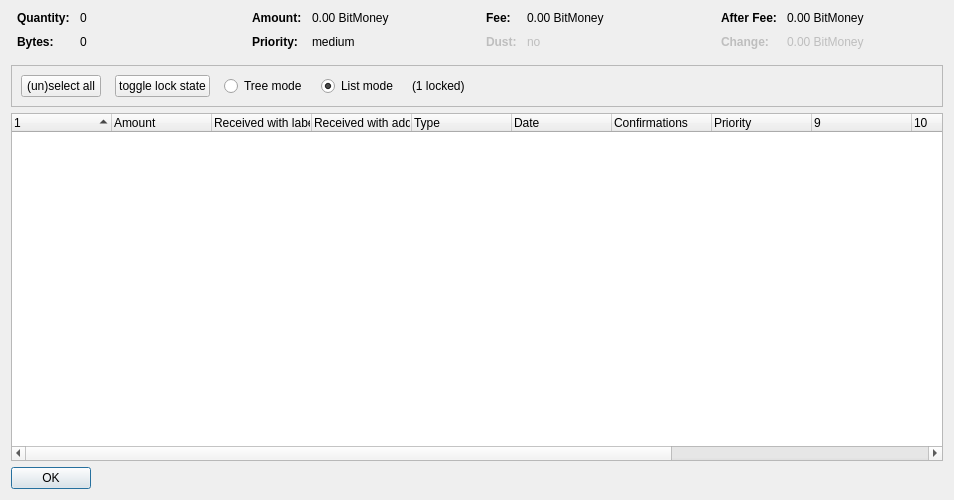
<?xml version="1.0" encoding="UTF-8"?>
<ui version="4.0">
 <class>CoinControlDialog</class>
 <widget class="QDialog" name="CoinControlDialog">
  <property name="geometry">
   <rect>
    <x>0</x>
    <y>0</y>
    <width>954</width>
    <height>500</height>
   </rect>
  </property>
  <property name="windowTitle">
   <string>Coin Selection</string>
  </property>
  <layout class="QVBoxLayout" name="verticalLayout">
   <item>
    <layout class="QHBoxLayout" name="horizontalLayoutTop" stretch="0,0,0,0">
     <property name="topMargin">
      <number>0</number>
     </property>
     <property name="bottomMargin">
      <number>10</number>
     </property>
     <item>
      <layout class="QFormLayout" name="formLayoutCoinControl1">
       <property name="horizontalSpacing">
        <number>10</number>
       </property>
       <property name="verticalSpacing">
        <number>10</number>
       </property>
       <property name="leftMargin">
        <number>6</number>
       </property>
       <property name="rightMargin">
        <number>6</number>
       </property>
       <item row="0" column="0">
        <widget class="QLabel" name="labelCoinControlQuantityText">
         <property name="font">
          <font>
           <weight>75</weight>
           <bold>true</bold>
          </font>
         </property>
         <property name="text">
          <string>Quantity:</string>
         </property>
        </widget>
       </item>
       <item row="0" column="1">
        <widget class="QLabel" name="labelCoinControlQuantity">
         <property name="cursor">
          <cursorShape>IBeamCursor</cursorShape>
         </property>
         <property name="contextMenuPolicy">
          <enum>Qt::ActionsContextMenu</enum>
         </property>
         <property name="text">
          <string notr="true">0</string>
         </property>
         <property name="textInteractionFlags">
          <set>Qt::LinksAccessibleByMouse|Qt::TextSelectableByKeyboard|Qt::TextSelectableByMouse</set>
         </property>
        </widget>
       </item>
       <item row="1" column="0">
        <widget class="QLabel" name="labelCoinControlBytesText">
         <property name="font">
          <font>
           <weight>75</weight>
           <bold>true</bold>
          </font>
         </property>
         <property name="text">
          <string>Bytes:</string>
         </property>
        </widget>
       </item>
       <item row="1" column="1">
        <widget class="QLabel" name="labelCoinControlBytes">
         <property name="cursor">
          <cursorShape>IBeamCursor</cursorShape>
         </property>
         <property name="contextMenuPolicy">
          <enum>Qt::ActionsContextMenu</enum>
         </property>
         <property name="text">
          <string notr="true">0</string>
         </property>
         <property name="textInteractionFlags">
          <set>Qt::LinksAccessibleByMouse|Qt::TextSelectableByKeyboard|Qt::TextSelectableByMouse</set>
         </property>
        </widget>
       </item>
      </layout>
     </item>
     <item>
      <layout class="QFormLayout" name="formLayoutCoinControl2">
       <property name="horizontalSpacing">
        <number>10</number>
       </property>
       <property name="verticalSpacing">
        <number>10</number>
       </property>
       <property name="leftMargin">
        <number>6</number>
       </property>
       <property name="rightMargin">
        <number>6</number>
       </property>
       <item row="0" column="0">
        <widget class="QLabel" name="labelCoinControlAmountText">
         <property name="font">
          <font>
           <weight>75</weight>
           <bold>true</bold>
          </font>
         </property>
         <property name="text">
          <string>Amount:</string>
         </property>
        </widget>
       </item>
       <item row="0" column="1">
        <widget class="QLabel" name="labelCoinControlAmount">
         <property name="cursor">
          <cursorShape>IBeamCursor</cursorShape>
         </property>
         <property name="contextMenuPolicy">
          <enum>Qt::ActionsContextMenu</enum>
         </property>
         <property name="text">
          <string notr="true">0.00 BitMoney</string>
         </property>
         <property name="textInteractionFlags">
          <set>Qt::LinksAccessibleByMouse|Qt::TextSelectableByKeyboard|Qt::TextSelectableByMouse</set>
         </property>
        </widget>
       </item>
       <item row="1" column="0">
        <widget class="QLabel" name="labelCoinControlPriorityText">
         <property name="font">
          <font>
           <weight>75</weight>
           <bold>true</bold>
          </font>
         </property>
         <property name="text">
          <string>Priority:</string>
         </property>
        </widget>
       </item>
       <item row="1" column="1">
        <widget class="QLabel" name="labelCoinControlPriority">
         <property name="cursor">
          <cursorShape>IBeamCursor</cursorShape>
         </property>
         <property name="contextMenuPolicy">
          <enum>Qt::ActionsContextMenu</enum>
         </property>
         <property name="text">
          <string>medium</string>
         </property>
         <property name="textInteractionFlags">
          <set>Qt::LinksAccessibleByMouse|Qt::TextSelectableByKeyboard|Qt::TextSelectableByMouse</set>
         </property>
        </widget>
       </item>
      </layout>
     </item>
     <item>
      <layout class="QFormLayout" name="formLayoutCoinControl3">
       <property name="horizontalSpacing">
        <number>10</number>
       </property>
       <property name="verticalSpacing">
        <number>10</number>
       </property>
       <property name="leftMargin">
        <number>6</number>
       </property>
       <property name="rightMargin">
        <number>6</number>
       </property>
       <item row="0" column="0">
        <widget class="QLabel" name="labelCoinControlFeeText">
         <property name="font">
          <font>
           <weight>75</weight>
           <bold>true</bold>
          </font>
         </property>
         <property name="text">
          <string>Fee:</string>
         </property>
        </widget>
       </item>
       <item row="0" column="1">
        <widget class="QLabel" name="labelCoinControlFee">
         <property name="cursor">
          <cursorShape>IBeamCursor</cursorShape>
         </property>
         <property name="contextMenuPolicy">
          <enum>Qt::ActionsContextMenu</enum>
         </property>
         <property name="text">
          <string notr="true">0.00 BitMoney</string>
         </property>
         <property name="textInteractionFlags">
          <set>Qt::LinksAccessibleByMouse|Qt::TextSelectableByKeyboard|Qt::TextSelectableByMouse</set>
         </property>
        </widget>
       </item>
       <item row="1" column="0">
        <widget class="QLabel" name="labelCoinControlLowOutputText">
         <property name="enabled">
          <bool>false</bool>
         </property>
         <property name="font">
          <font>
           <weight>75</weight>
           <bold>true</bold>
          </font>
         </property>
         <property name="text">
          <string>Dust:</string>
         </property>
        </widget>
       </item>
       <item row="1" column="1">
        <widget class="QLabel" name="labelCoinControlLowOutput">
         <property name="enabled">
          <bool>false</bool>
         </property>
         <property name="cursor">
          <cursorShape>IBeamCursor</cursorShape>
         </property>
         <property name="contextMenuPolicy">
          <enum>Qt::ActionsContextMenu</enum>
         </property>
         <property name="text">
          <string>no</string>
         </property>
         <property name="textInteractionFlags">
          <set>Qt::LinksAccessibleByMouse|Qt::TextSelectableByKeyboard|Qt::TextSelectableByMouse</set>
         </property>
        </widget>
       </item>
      </layout>
     </item>
     <item>
      <layout class="QFormLayout" name="formLayoutCoinControl4">
       <property name="horizontalSpacing">
        <number>10</number>
       </property>
       <property name="verticalSpacing">
        <number>10</number>
       </property>
       <property name="leftMargin">
        <number>6</number>
       </property>
       <property name="rightMargin">
        <number>6</number>
       </property>
       <item row="0" column="0">
        <widget class="QLabel" name="labelCoinControlAfterFeeText">
         <property name="font">
          <font>
           <weight>75</weight>
           <bold>true</bold>
          </font>
         </property>
         <property name="text">
          <string>After Fee:</string>
         </property>
        </widget>
       </item>
       <item row="0" column="1">
        <widget class="QLabel" name="labelCoinControlAfterFee">
         <property name="cursor">
          <cursorShape>IBeamCursor</cursorShape>
         </property>
         <property name="contextMenuPolicy">
          <enum>Qt::ActionsContextMenu</enum>
         </property>
         <property name="text">
          <string notr="true">0.00 BitMoney</string>
         </property>
         <property name="textInteractionFlags">
          <set>Qt::LinksAccessibleByMouse|Qt::TextSelectableByKeyboard|Qt::TextSelectableByMouse</set>
         </property>
        </widget>
       </item>
       <item row="1" column="0">
        <widget class="QLabel" name="labelCoinControlChangeText">
         <property name="enabled">
          <bool>false</bool>
         </property>
         <property name="font">
          <font>
           <weight>75</weight>
           <bold>true</bold>
          </font>
         </property>
         <property name="text">
          <string>Change:</string>
         </property>
        </widget>
       </item>
       <item row="1" column="1">
        <widget class="QLabel" name="labelCoinControlChange">
         <property name="enabled">
          <bool>false</bool>
         </property>
         <property name="cursor">
          <cursorShape>IBeamCursor</cursorShape>
         </property>
         <property name="contextMenuPolicy">
          <enum>Qt::ActionsContextMenu</enum>
         </property>
         <property name="text">
          <string notr="true">0.00 BitMoney</string>
         </property>
         <property name="textInteractionFlags">
          <set>Qt::LinksAccessibleByMouse|Qt::TextSelectableByKeyboard|Qt::TextSelectableByMouse</set>
         </property>
        </widget>
       </item>
      </layout>
     </item>
    </layout>
   </item>
   <item>
    <widget class="QFrame" name="frame">
     <property name="minimumSize">
      <size>
       <width>0</width>
       <height>40</height>
      </size>
     </property>
     <property name="frameShape">
      <enum>QFrame::StyledPanel</enum>
     </property>
     <property name="frameShadow">
      <enum>QFrame::Sunken</enum>
     </property>
     <layout class="QHBoxLayout" name="horizontalLayout">
      <item>
       <layout class="QHBoxLayout" name="horizontalLayoutPanel" stretch="0,0,0,0,0,0">
        <property name="spacing">
         <number>14</number>
        </property>
        <item>
         <widget class="QPushButton" name="pushButtonSelectAll">
          <property name="sizePolicy">
           <sizepolicy hsizetype="Maximum" vsizetype="Fixed">
            <horstretch>0</horstretch>
            <verstretch>0</verstretch>
           </sizepolicy>
          </property>
          <property name="text">
           <string>(un)select all</string>
          </property>
          <property name="autoDefault">
           <bool>false</bool>
          </property>
         </widget>
        </item>
        <item>
         <widget class="QPushButton" name="pushButtonToggleLock">
          <property name="sizePolicy">
           <sizepolicy hsizetype="Maximum" vsizetype="Fixed">
            <horstretch>0</horstretch>
            <verstretch>0</verstretch>
           </sizepolicy>
          </property>
          <property name="text">
           <string>toggle lock state</string>
          </property>
          <property name="autoDefault">
           <bool>false</bool>
          </property>
         </widget>
        </item>
        <item>
         <widget class="QRadioButton" name="radioTreeMode">
          <property name="sizePolicy">
           <sizepolicy hsizetype="Maximum" vsizetype="Fixed">
            <horstretch>0</horstretch>
            <verstretch>0</verstretch>
           </sizepolicy>
          </property>
          <property name="text">
           <string>Tree mode</string>
          </property>
         </widget>
        </item>
        <item>
         <widget class="QRadioButton" name="radioListMode">
          <property name="sizePolicy">
           <sizepolicy hsizetype="Maximum" vsizetype="Fixed">
            <horstretch>0</horstretch>
            <verstretch>0</verstretch>
           </sizepolicy>
          </property>
          <property name="text">
           <string>List mode</string>
          </property>
          <property name="checked">
           <bool>true</bool>
          </property>
         </widget>
        </item>
        <item>
         <widget class="QLabel" name="labelLocked">
          <property name="text">
           <string>(1 locked)</string>
          </property>
         </widget>
        </item>
        <item>
         <spacer name="horizontalSpacer">
          <property name="orientation">
           <enum>Qt::Horizontal</enum>
          </property>
          <property name="sizeHint" stdset="0">
           <size>
            <width>40</width>
            <height>20</height>
           </size>
          </property>
         </spacer>
        </item>
       </layout>
      </item>
     </layout>
    </widget>
   </item>
   <item>
    <widget class="CoinControlTreeWidget" name="treeWidget">
     <property name="contextMenuPolicy">
      <enum>Qt::CustomContextMenu</enum>
     </property>
     <property name="sortingEnabled">
      <bool>false</bool>
     </property>
     <property name="columnCount">
      <number>13</number>
     </property>
     <attribute name="headerShowSortIndicator" stdset="0">
      <bool>true</bool>
     </attribute>
     <attribute name="headerStretchLastSection">
      <bool>false</bool>
     </attribute>
     <column>
      <property name="text">
       <string/>
      </property>
     </column>
     <column>
      <property name="text">
       <string>Amount</string>
      </property>
     </column>
     <column>
      <property name="text">
       <string>Received with label</string>
      </property>
     </column>
     <column>
      <property name="text">
       <string>Received with address</string>
      </property>
     </column>
     <column>
      <property name="text">
	<string>Type</string>
      </property>
     </column>
     <column>
      <property name="text">	 
       <string>Date</string>
      </property>
     </column>
     <column>
      <property name="text">
       <string>Confirmations</string>
      </property>
      <property name="toolTip">
       <string>Confirmed</string>
      </property>
     </column>
     <column>
      <property name="text">
       <string>Priority</string>
      </property>
     </column>
     <column>
      <property name="text">
       <string/>
      </property>
     </column>
     <column>
      <property name="text">
       <string/>
      </property>
     </column>
     <column>
      <property name="text">
       <string/>
      </property>
     </column>
     <column>
      <property name="text">
       <string/>
      </property>
     </column>
     <column>
      <property name="text">
       <string/>
      </property>
     </column>
    </widget>
   </item>
   <item>
    <widget class="QDialogButtonBox" name="buttonBox">
     <property name="sizePolicy">
      <sizepolicy hsizetype="Maximum" vsizetype="Fixed">
       <horstretch>0</horstretch>
       <verstretch>0</verstretch>
      </sizepolicy>
     </property>
     <property name="orientation">
      <enum>Qt::Horizontal</enum>
     </property>
     <property name="standardButtons">
      <set>QDialogButtonBox::Ok</set>
     </property>
    </widget>
   </item>
  </layout>
 </widget>
 <customwidgets>
  <customwidget>
   <class>CoinControlTreeWidget</class>
   <extends>QTreeWidget</extends>
   <header>coincontroltreewidget.h</header>
  </customwidget>
 </customwidgets>
 <resources/>
 <connections/>
</ui>
